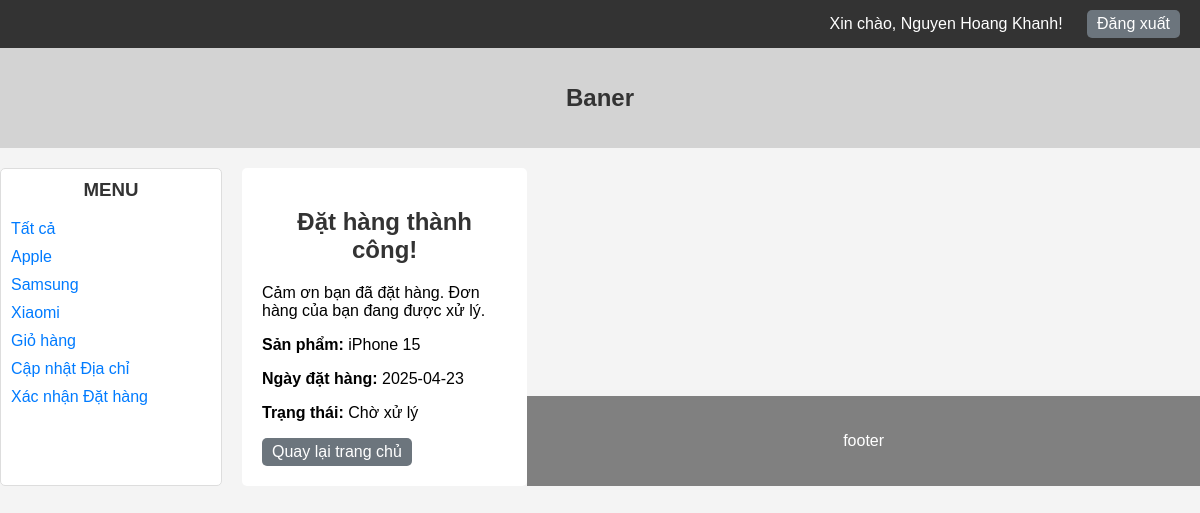
Page /TUAN7/pages/xacnhandathang.php?idsp=24 (signed in) on the committed database.
### tables this page shows
CREATE TABLE `congty` (
  `idcty` int(11) NOT NULL,
  `tencty` varchar(100) NOT NULL,
  `dienthoai` varchar(15) DEFAULT NULL,
  `fax` varchar(15) DEFAULT NULL
);

CREATE TABLE `sanpham` (
  `idsp` int(11) NOT NULL,
  `tensp` varchar(100) NOT NULL,
  `gia` decimal(10,2) DEFAULT NULL,
  `mota` text DEFAULT NULL,
  `hinh` varchar(255) DEFAULT NULL,
  `giamgia` decimal(5,2) DEFAULT NULL,
  `idcty` int(11) DEFAULT NULL
);

### TUAN7/class/csdltmdt.php (called while the page is built, shortened)
<?php
class csdltmdt {
    private $con;
    public function connect() {
        try {
            $this->con = new PDO("mysql:host=" . DB_HOST . ";dbname=" . DB_NAME, DB_USER, DB_PASS);
            $this->con->setAttribute(PDO::ATTR_ERRMODE, PDO::ERRMODE_EXCEPTION);
            $this->con->exec("SET CHARACTER SET utf8");
            $this->con->query("SET NAMES 'utf8'");
        } catch (PDOException $e) {
            echo "Không kết nối được CSDL: " . $e->getMessage();
            exit();
        }
        return $this->con;
    }
    public function getSanPhamById($idsp) {
        $link = $this->connect();
        $sql = "SELECT * FROM SANPHAM WHERE idsp = ?";
        $stmt = $link->prepare($sql);
        $stmt->execute([$idsp]);
        return $stmt->fetch(PDO::FETCH_ASSOC);
    }
    public function danhsachcongty_combobox() {
        return $this->xuatdulieu("SELECT * FROM CONGTY ORDER BY tencty ASC");
    }
    private function xuatdulieu($sql) {
        $link = $this->connect();
        $stmt = $link->prepare($sql);
        $stmt->execute();
        return $stmt->fetchAll(PDO::FETCH_ASSOC);
    }
}
?>

### TUAN7/pages/xacnhandathang.php (the view, shortened to what this page needs)
<?php
require_once '../layout/header.php';
require_once '../class/csdltmdt.php';
$idsp = isset($_GET['idsp']) ? $_GET['idsp'] : null;
$db = new csdltmdt();
$sanpham = $db->getSanPhamById($idsp);
try {
    $ngaydh = date('Y-m-d');
    $trangthai = 'Chờ xử lý';
    echo "<div class='confirmation-message'>";
    echo "<h2>Đặt hàng thành công!</h2>";
    echo "<p>Cảm ơn bạn đã đặt hàng. Đơn hàng của bạn đang được xử lý.</p>";
    echo "<p><strong>Sản phẩm:</strong> " . htmlspecialchars($sanpham['tensp']) . "</p>";
    echo "<p><strong>Ngày đặt hàng:</strong> " . $ngaydh . "</p>";
    echo "<p><strong>Trạng thái:</strong> " . $trangthai . "</p>";
    echo "<a href='/THUCHANHPHP/TUAN6/index.php' class='btn'>Quay lại trang chủ</a>";
    echo "</div>";
} catch (PDOException $e) {
    echo "<p style='text-align: center; color: red;'>Lỗi khi đặt hàng: " . $e->getMessage() . "</p>";
}
require_once '../layout/footer.php';
?>

### TUAN7/layout/header.php (shortened to what this page needs)
<?php
require_once dirname(__DIR__) . '/class/csdltmdt.php';
$db = new csdltmdt();
$congTys = $db->danhsachcongty_combobox();
?>
<!DOCTYPE html>
<html lang="vi">
<head>
    <link rel="stylesheet" href="/THUCHANHPHP/TUAN7/css/style.css">
</head>
<body>
    <div class="auth-bar">
        <?php if (isset($_SESSION['admin'])): ?>
            <span>Xin chào, Admin!</span>
            <a href="/THUCHANHPHP/TUAN7/pages/dangxuat.php" class="btn">Đăng xuất</a>
        <?php elseif (isset($_SESSION['idkh'])): ?>
            <span>Xin chào, <?php echo htmlspecialchars($_SESSION['tenkh']); ?>!</span>
            <a href="/THUCHANHPHP/TUAN7/pages/dangxuat.php" class="btn">Đăng xuất</a>
        <?php else: ?>
            <a href="/THUCHANHPHP/TUAN7/pages/dangnhap.php" class="btn">Đăng nhập</a>
            <a href="/THUCHANHPHP/TUAN7/pages/dangky.php" class="btn">Đăng ký</a>
        <?php endif; ?>
    </div>
    <div class="banner">
        <h1>Baner </h1>
    </div>
    <div class="wrapper">
        <div class="container">
            <div class="sidebar">
                <h3>MENU</h3>
                <ul>
                    <li><a href="/THUCHANHPHP/TUAN7/index.php">Tất cả</a></li>
                    <?php foreach ($congTys as $cty): ?>
                        <li><a href="/THUCHANHPHP/TUAN7/index.php?thuonghieu=<?php echo $cty['idcty']; ?>"><?php echo htmlspecialchars($cty['tencty']); ?></a></li>
                    <?php endforeach; ?>
                    <?php if (isset($_SESSION['idkh'])): ?>
                        <li><a href="/THUCHANHPHP/TUAN7/pages/giohang.php">Giỏ hàng</a></li>
                        <li><a href="/THUCHANHPHP/TUAN7/pages/capnhatdiachinhanhang.php">Cập nhật Địa chỉ</a></li>
                        <li><a href="/THUCHANHPHP/TUAN7/pages/chitietdonhang.php">Xác nhận Đặt hàng</a></li>
                    <?php endif; ?>
                </ul>
            </div>
            <div class="main-content">

### TUAN7/css/style.css (style rules this page uses)
body { font-family: Arial, sans-serif; margin: 0; padding: 0; background-color: #f4f4f4; }
.auth-bar { text-align: right; padding: 10px; background-color: #333; color: white; }
.auth-bar a, .auth-bar span { color: white; margin: 0 10px; text-decoration: none; }
.btn { display: inline-block; padding: 5px 10px; background-color: #6c757d; color: white; border-radius: 5px; text-decoration: none; text-align: center; }
.banner { text-align: center; padding: 20px; background-color: #d3d3d3; }
.banner h1 { color: #333; font-size: 24px; }
.container { display: flex; }
.sidebar { width: 200px; background-color: #fff; border: 1px solid #ddd; border-radius: 5px; }
.sidebar h3 { margin-top: 0; color: #333; }
.sidebar ul { list-style: none; padding: 0; }
.sidebar ul li { margin: 10px 0; }
.sidebar ul li a { color: #007bff; text-decoration: none; }
.main-content { flex: 1; padding-left: 80px; margin-left: 20px; }
h2, h3 { text-align: center; color: #333; }
.btn { display: inline-block; padding: 10px 20px; background-color: #4CAF50; color: white; text-decoration: none; border-radius: 5px; }

### TUAN7/layout/header.php (style rules this page uses)
body { font-family: Arial, sans-serif; margin: 0; padding: 0; background-color: #f4f4f4; }
.auth-bar { text-align: right; padding: 10px; background-color: #333; color: white; }
.auth-bar a, .auth-bar span { color: white; margin: 0 10px; text-decoration: none; }
.btn { display: inline-block; padding: 5px 10px; background-color: #6c757d; color: white; border-radius: 5px; text-decoration: none; text-align: center; }
.banner { text-align: center; padding: 20px; background-color: #d3d3d3; }
.banner h1 { color: #333; font-size: 24px; }
.wrapper { display: flex; justify-content: center; padding: 20px 0; }
.container { width: 1000px; display: flex; }
.sidebar { width: 200px; background-color: #fff; border: 1px solid #ddd; border-radius: 5px; padding: 10px; }
.sidebar h3 { margin-top: 0; color: #333; }
.sidebar ul { list-style: none; padding: 0; }
.sidebar ul li { margin: 10px 0; }
.sidebar ul li a { color: #007bff; text-decoration: none; }
.main-content { flex: 1; padding: 20px; margin-left: 20px; background-color: #fff; border-radius: 5px; }
h2, h3 { text-align: center; color: #333; }

### rows in the picture
congty: tencty "Apple"
congty: tencty "Samsung"
congty: tencty "Xiaomi"
sanpham: tensp "iPhone 15"

### other values in the picture
$_SESSION['tenkh'] "Nguyen Hoang Khanh"
$trangthai "Chờ xử lý"
